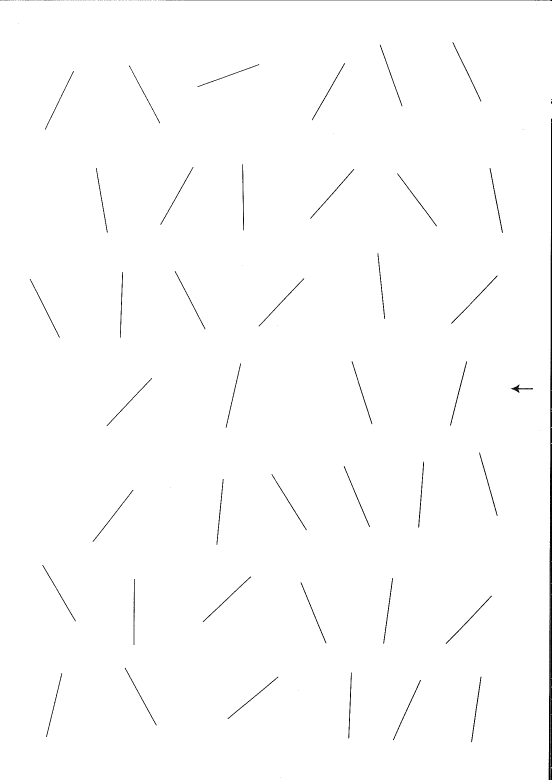
#> input picture templates/LineC_T.png, 1654 x 2339 px, found by its file name (shown at 1/3 size); the run also reads 1 picture not shown here
$ python create_csv.py
#> lines starting #> are read from the running program, lines starting #| are printed output that depends on the picture; after the words box and inside, x2 and y2 are one past the last pixel; in counts of white or black regions, pixels touching at a corner belong together
### diagnostics/line_crossing_template.py
import cv2 as cv
import numpy as np
from sklearn.cluster import DBSCAN
import sys

def image_acquisition(file_path):
    img = cv.imread(cv.samples.findFile(file_path))
#> img is the input picture: shape (2339, 1654, 3); 99.3% white; black in thin lines or dots

    if img is None:
        sys.exit("Could not read the image.") # make sure image is png, jpg, or jpeg (some other file types could work as well)

    #cv.imshow("img", img)
    #k = cv.waitKey(0)
    #cv.destroyWindow("img")

    return img

def image_pre_processing(img):
    # grayscale conversion
    gray1 = cv.cvtColor(img, cv.COLOR_BGR2GRAY) # image is now 1-channel
#> gray1: shape (2339, 1654); 99.3% white; black in thin lines or dots

    #cv.imshow("gray1", gray1)
    #k = cv.waitKey(0)
    #cv.destroyWindow("gray1")

    # thresholding (part 1)
    ret, thresh1 = cv.threshold(gray1, 127, 255, cv.THRESH_BINARY)

    #cv.imshow("thresh1", thresh1)
    #k = cv.waitKey(0)
    #cv.destroyWindow("thresh1")

    # edge detection (part 1)
    lower_threshold = 25 # lower threshold value in Hysteresis Thresholding
    upper_threshold = 50 # upper threshold value in Hysteresis Thresholding
    aperture_size = 3 # aperture size of the Sobel filter
    edges1 = cv.Canny(thresh1, lower_threshold, upper_threshold, aperture_size)
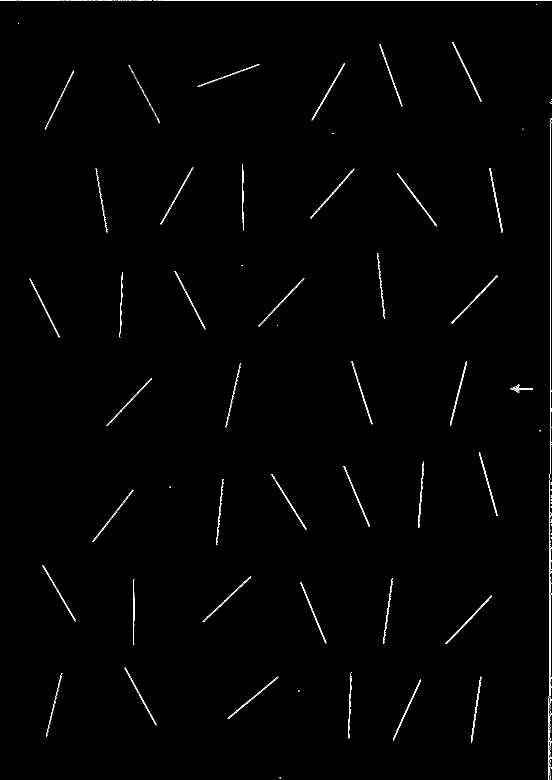
#> edges1: shape (2339, 1654) (shown at 1/3 size); 0.48% white in thin lines or dots

    #cv.imshow("edges1", edges1)
    #k = cv.waitKey(0)
    #cv.destroyWindow("edges1")

    # noise reduction (part 1)
    blur1 = cv.fastNlMeansDenoising(edges1, None, h=20, templateWindowSize=25, searchWindowSize=25)
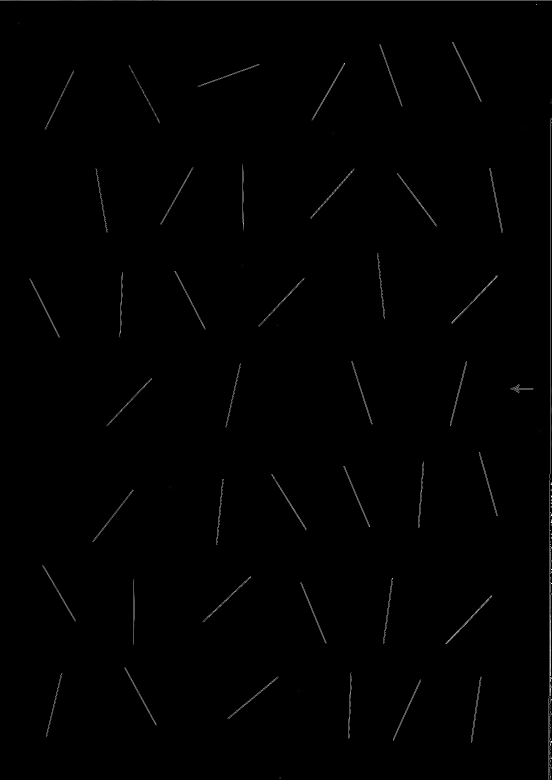
#> blur1: shape (2339, 1654) (shown at 1/3 size); min 0, max 255, mean 1.2

    #cv.imshow("blur1", blur1)
    #k = cv.waitKey(0)
    #cv.destroyWindow("blur1")

    # dilation (part 1)
    element = cv.getStructuringElement(cv.MORPH_RECT, (9, 9))
    dilated1 = cv.dilate(blur1, element, iterations=1)
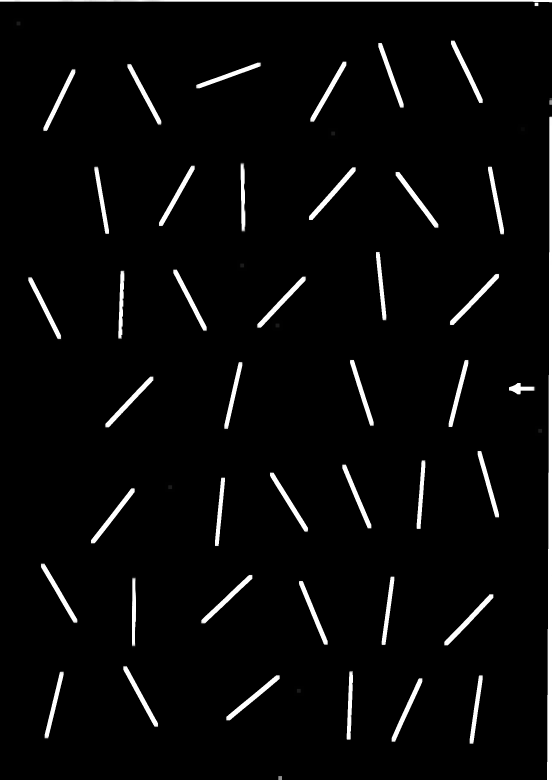
#> dilated1: shape (2339, 1654) (shown at 1/3 size); min 0, max 255, mean 9

    #cv.imshow("dilated1", dilated1)
    #k = cv.waitKey(0)
    #cv.destroyWindow("dilated1")

    # thresholding (part 2)
    ret, thresh2 = cv.threshold(dilated1, 127, 255, cv.THRESH_BINARY)
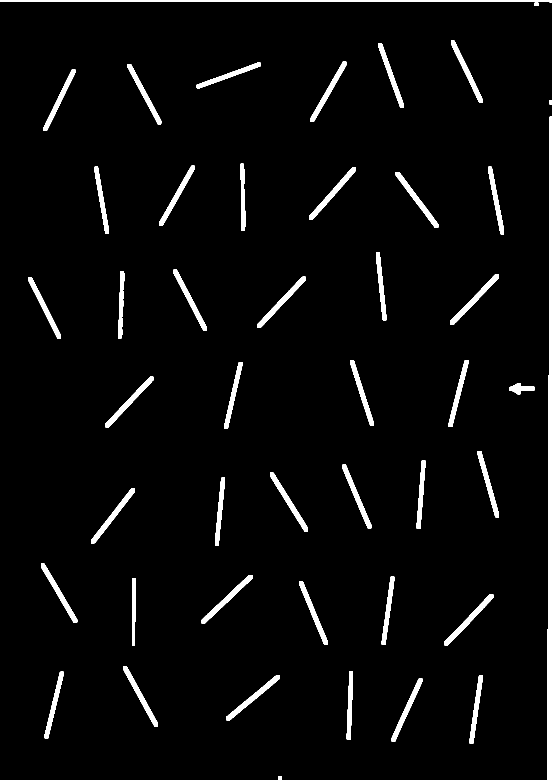
#> thresh2: shape (2339, 1654) (shown at 1/3 size); 3.5% white; 46 white regions, largest, box (x1, y1, x2, y2) and area: (1641, 350, 1654, 2339) 17101, (0, 0, 1654, 7) 8330, (1333, 1783, 1480, 1936) 3099

    #cv.imshow("thresh2", thresh2)
    #k = cv.waitKey(0)
    #cv.destroyWindow("thresh2")

    # edge detection (part 2)
    lower_threshold = 300 # lower threshold value in Hysteresis Thresholding
    upper_threshold = 400 # upper threshold value in Hysteresis Thresholding
    aperture_size = 3 # aperture size of the Sobel filter
    edges2 = cv.Canny(thresh2, lower_threshold, upper_threshold, aperture_size)
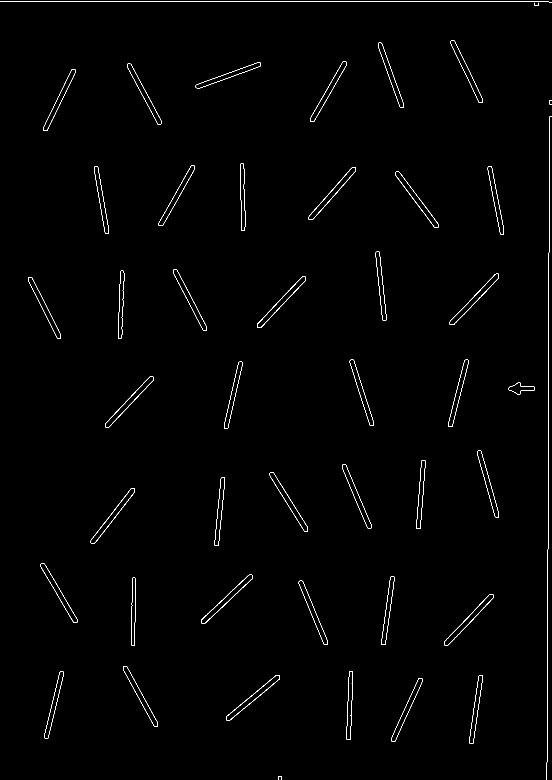
#> edges2: shape (2339, 1654) (shown at 1/3 size); 0.56% white in thin lines or dots

    #cv.imshow("edges2", edges2)
    #k = cv.waitKey(0)
    #cv.destroyWindow("edges2")

    # dilation (part 2)
    element = cv.getStructuringElement(cv.MORPH_RECT, (5, 5))
    dilated2 = cv.dilate(edges2, element, iterations=1)
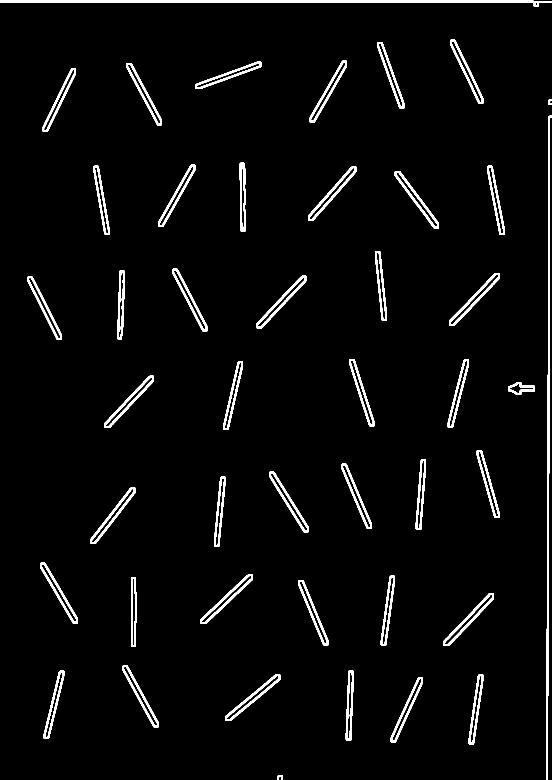
#> dilated2: shape (2339, 1654) (shown at 1/3 size); 3.2% white; 45 white regions

    #cv.imshow("dilated2", dilated2)
    #k = cv.waitKey(0)
    #cv.destroyWindow("dilated2")

    # thresholding (part 3)
    ret, thresh3 = cv.threshold(dilated2, 10, 255, cv.THRESH_BINARY)

    #cv.imshow("thresh3", thresh3)
    #k = cv.waitKey(0)
    #cv.destroyWindow("thresh3")

    pre_processed_img = thresh3

    return pre_processed_img

def contour_detection(img, pre_processed_img):
    contours, hierarchy = cv.findContours(pre_processed_img, cv.RETR_LIST, cv.CHAIN_APPROX_SIMPLE)
#> contours = 87 contours; largest, box (x1, y1, x2, y2) and area: (1638, 347, 1654, 2339) 8008, (0, 2, 1654, 20) 6800, (1330, 1780, 1482, 1938) 4428, (1347, 819, 1499, 977) 4400, (924, 499, 1069, 662) 4360

    contour_img = img.copy()
    cv.drawContours(contour_img, contours, -1, (0, 255, 0), 5)
#> contour_img: shape (2339, 1654, 3); 6.29% of pixels changed, all inside (x1, y1, x2, y2) = (0, 0, 1654, 2339)
#> (the rest of the program and of its run is left out)
